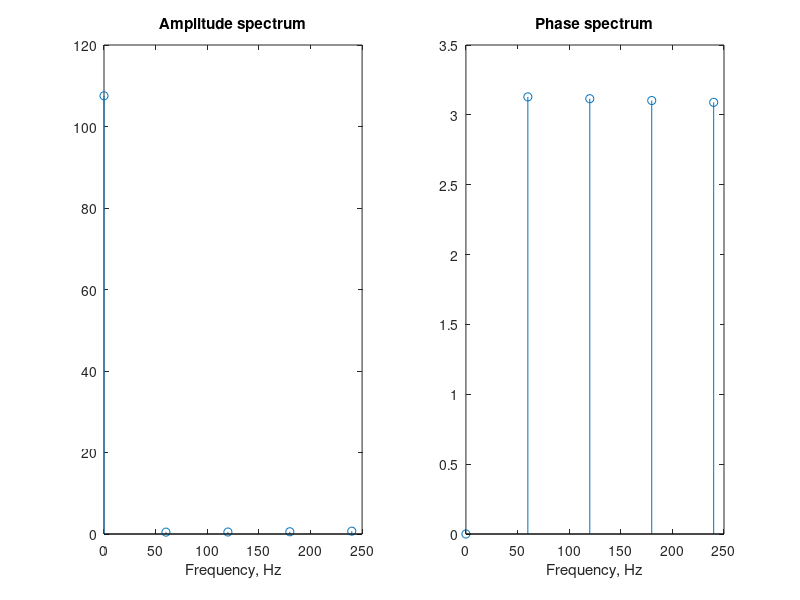

Source code (MATLAB):
clc
clearvars
f1 = 60; 
inv = 1/f1; inc = 1/(80*f1); tnum = 3*inv; 
t = 0:inc:tnum; 
g1 = 120*sqrt(2)*sin(2*pi*f1*t); 
g = abs(g1); 
N = length(g); 
num = 20; 
for i = 1:num 
 for m = 1:N 
 cint(m) = exp(-j*2*pi*(i-1)*m/N)*g(m); 
 end 
 c(i) = sum(cint)/N; 
end 
cmag = abs(c); 
cphase = angle(c); 
disp('dc value of g(t)'); cmag(1) 
f = (0:num-1)*60; 
subplot(121), stem(f(1:5),cmag(1:5)) 
title('Amplitude spectrum') 
xlabel('Frequency, Hz') 
subplot(122), stem(f(1:5),cphase(1:5)) 
title('Phase spectrum') 
xlabel('Frequency, Hz')